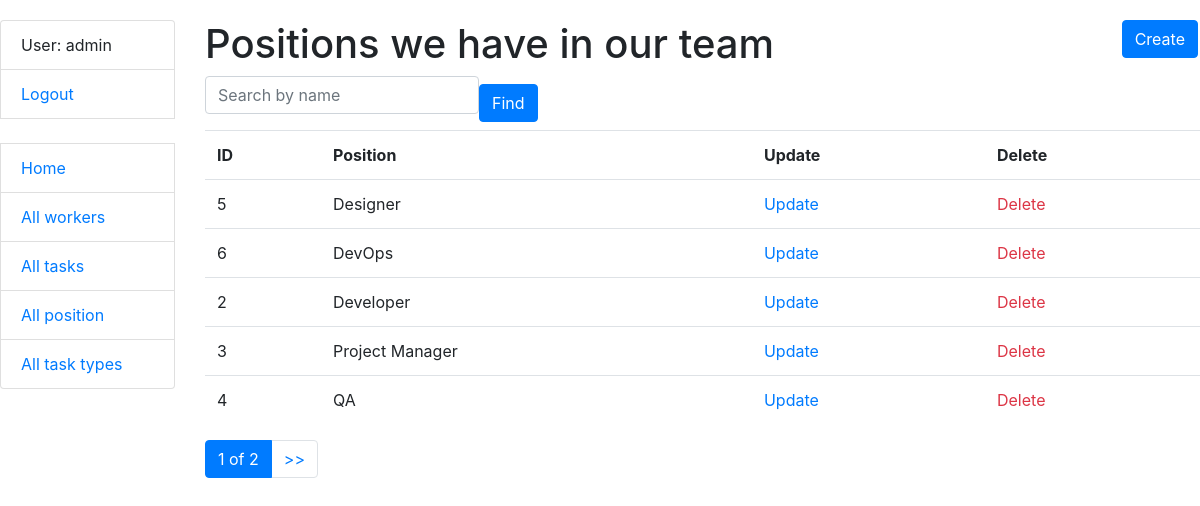
Screenshot of /position/ (signed in) with the database file from the repository.
### tasks/models.py (models this page shows, shortened)
class Worker(AbstractUser):
    position = models.ForeignKey(Position, on_delete=models.CASCADE, default=1)
    class Meta:
        ordering = ["username"]

class Position(models.Model):
    name = models.CharField(max_length=255, unique=True)
    class Meta:
        ordering = ["name"]

### tasks/views.py (the view)
# urls.py: path("position/", PositionListView.as_view(), name="position-list"),
class PositionListView(LoginRequiredMixin, generic.ListView):
    model = Position
    paginate_by = 5
    def get_context_data(self, *, object_list=None, **kwargs):
        context = super(PositionListView, self).get_context_data(**kwargs)
        name = self.request.GET.get("name", "")
        context["search_form"] = PositionSearchForm(
            initial={
                "name": name
            }
        )
        return context
    def get_queryset(self):
        queryset = Position.objects.all()
        username = self.request.GET.get("username")
        if username:
            return queryset.filter(username__icontains=username)
        return queryset

### tasks/forms.py
class PositionSearchForm(forms.Form):
    name = forms.CharField(
        max_length=255,
        required=False,
        label="",
        widget=forms.TextInput(
            attrs={
                "placeholder": "Search by name"
            }
        ),
    )

### tasks/templatetags/query_transform.py (called while the page is built)
@register.simple_tag
def query_transform(request, **kwargs):
    updated = request.GET.copy()
    for key, value in kwargs.items():
        if value is not None:
            updated[key] = value
        else:
            updated.pop(key, 0)
    return updated.urlencode()

### templates/tasks/position_list.html
{% extends "base.html" %}
{% load crispy_forms_filters %}
{% block content %}
  <h1>
    Positions we have in our team
    <a href="{% url 'tasks:position-create' %}" class="btn btn-primary link-to-page">
    Create
    </a>
  </h1>
  <form action="" method="get" class="form-inline">
    {{ search_form|crispy }}
    <input class="btn btn-primary" type="submit" value="Find">
  </form>
  {% if position_list %}
    <table class="table">
      <tr>
        <th>ID</th>
        <th>Position</th>
        <th>Update</th>
        <th>Delete</th>
      </tr>
    {% for position in position_list %}
      <tr>
        <td>{{ position.id }}</td>
        <td>{{ position.name }}</td>
        <td><a href="{% url 'tasks:position-update' position.id %}">Update</a></td>
        <td><a href="{% url 'tasks:position-delete' position.id %}" class="text-danger">Delete</a></td>
      </tr>
    {% endfor %}
    </table>
  {% else %}
    <p>There are no positions in here.</p>
  {% endif %}
{% endblock %}

### templates/includes/sidebar.html
<ul class="sidebar-nav list-group">
  {% if user.is_authenticated %}
    <li class="list-group-item">User: {{ user.get_username }}</li>
    <li class="list-group-item"><a href="{% url 'logout'%}?next={{request.path}}">Logout</a></li>
  {% else %}
    <li class="list-group-item"><a href="{% url 'login'%}?next={{request.path}}">Login</a></li>
  {% endif %}
  <br>
  <li class="list-group-item"><a href="{% url 'tasks:home' %}">Home</a></li>
  <li class="list-group-item"><a href="{% url 'tasks:worker-list' %}">All workers</a></li>
  <li class="list-group-item"><a href="{% url 'tasks:task-list' %}">All tasks</a></li>
  <li class="list-group-item"><a href="{% url 'tasks:position-list' %}">All position</a></li>
  <li class="list-group-item"><a href="{% url 'tasks:task-type-list' %}">All task types</a></li>
</ul>

### static/styles.css (style rules this page uses)
body { margin-top: 20px; }
.link-to-page { float: right; margin: 0 2px 0 2px; }

### rows the page displays
Worker: get_username "admin"
Position: id "5", name "Designer"
Position: id "6", name "DevOps"
Position: id "2", name "Developer"
Position: id "3", name "Project Manager"
Position: id "4", name "QA"

### other values shown
{{ page_obj.number }} "1"
{{ paginator.num_pages }} "2"
